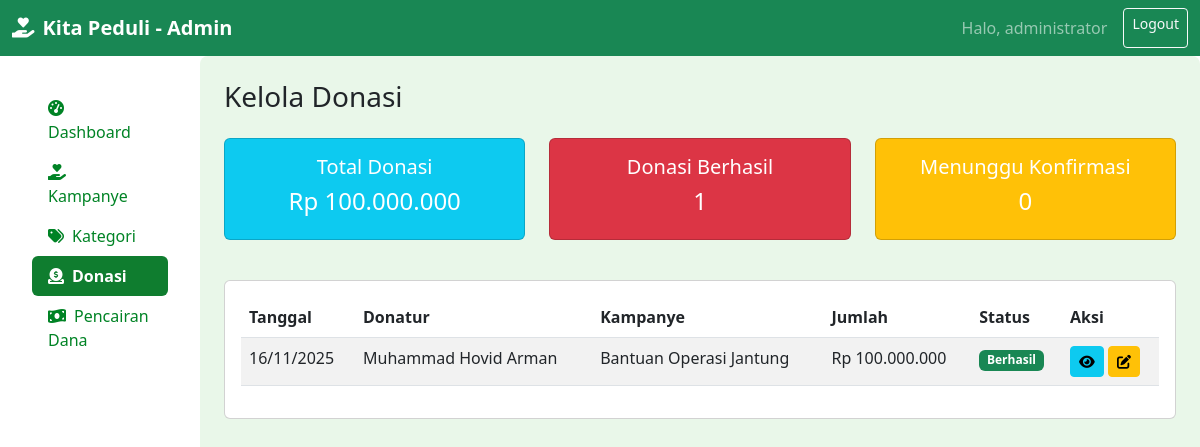
The app's page /admin/donasi.php (signed in) with its own data.
### tables this page shows
CREATE TABLE `donasi` (
  `id_donasi` int(11) NOT NULL,
  `id_kampanye` int(11) NOT NULL,
  `nama_donatur` varchar(100) DEFAULT NULL,
  `email_donatur` varchar(100) DEFAULT NULL,
  `jumlah_donasi` decimal(15,2) NOT NULL,
  `metode_pembayaran` varchar(50) DEFAULT NULL,
  `tanggal_donasi` datetime DEFAULT current_timestamp(),
  `status_pembayaran` enum('Menunggu Konfirmasi','Berhasil','Gagal') DEFAULT 'Menunggu Konfirmasi',
  `pesan_donatur` text DEFAULT NULL
);

CREATE TABLE `kampanye` (
  `id_kampanye` int(11) NOT NULL,
  `id_kategori` int(11) NOT NULL,
  `judul` varchar(255) NOT NULL,
  `deskripsi` text NOT NULL,
  `target_dana` decimal(15,2) NOT NULL,
  `dana_terkumpul` decimal(15,2) DEFAULT 0.00,
  `tanggal_mulai` date DEFAULT NULL,
  `tanggal_akhir` date DEFAULT NULL,
  `foto_utama` varchar(255) DEFAULT NULL,
  `status_kampanye` enum('Aktif','Selesai','Dihentikan') DEFAULT 'Aktif',
  `gambar` varchar(255) DEFAULT NULL
);

### admin/donasi.php (the view, shortened to what this page needs)
<?php
include '../config/koneksi.php';
$donasi = mysqli_query($conn, "SELECT d.*, k.judul FROM donasi d JOIN kampanye k ON d.id_kampanye=k.id_kampanye ORDER BY d.tanggal_donasi DESC");
$total_donasi = mysqli_fetch_assoc(mysqli_query($conn, "SELECT SUM(jumlah_donasi) as total FROM donasi WHERE status_pembayaran='Berhasil'"))['total'];
$donasi_menunggu = mysqli_fetch_assoc(mysqli_query($conn, "SELECT COUNT(*) as total FROM donasi WHERE status_pembayaran='Menunggu Konfirmasi'"))['total'];
$donasi_berhasil = mysqli_fetch_assoc(mysqli_query($conn, "SELECT COUNT(*) as total FROM donasi WHERE status_pembayaran='Berhasil'"))['total'];
?>
<!DOCTYPE html>
<html lang="id">
<head>
    <link rel="stylesheet" href="../assets/css/style.css">
    <link href="https://cdn.jsdelivr.net/npm/bootstrap@5.3.0/dist/css/bootstrap.min.css" rel="stylesheet">
    <link href="https://cdnjs.cloudflare.com/ajax/libs/font-awesome/6.0.0/css/all.min.css" rel="stylesheet">
</head>
<body>
    <nav class="navbar navbar-dark bg-success">
        <div class="container-fluid">
            <a class="navbar-brand fw-bold" href="dashboard.php">
                <i class="fas fa-hand-holding-heart me-2"></i>Kita Peduli - Admin
            </a>
            <div class="d-flex">
                <span class="navbar-text me-3">
                    Halo, <?php echo $_SESSION['admin']['nama_lengkap']; ?>
                </span>
                <a href="logout.php" class="btn btn-outline-light btn-sm">Logout</a>
            </div>
        </div>
    </nav>
    <div class="container-fluid">
        <div class="row">
        <div class="col-md-3 col-lg-2 sidebar-green p-3">
                <div class="d-flex flex-column flex-shrink-0 p-3">
                    <ul class="nav nav-pills flex-column mb-auto">
                        <li class="nav-item">
                            <a href="dashboard.php" class="nav-link">
                                <i class="fas fa-tachometer-alt me-2"></i>Dashboard
                            </a>
                        </li>
                        <li>
                            <a href="kampanye.php" class="nav-link">
                                <i class="fas fa-hand-holding-heart me-2"></i>Kampanye
                            </a>
                        </li>
                        <li>
                            <a href="kategori.php" class="nav-link">
                                <i class="fas fa-tags me-2"></i>Kategori
                            </a>
                        </li>
                        <li>
                            <a href="donasi.php" class="nav-link active">
                                <i class="fas fa-donate me-2"></i>Donasi
                            </a>
                        </li>
                        <li>
                            <a href="pencairan.php" class="nav-link">
                                <i class="fas fa-money-bill-wave me-2"></i>Pencairan Dana
                            </a>
                        </li>
                    </ul>
                </div>
            </div>
            <main class="col-md-9 col-lg-10 px-4 py-4 dashboard-bg">
                <h2 class="h3 mb-4">Kelola Donasi</h2>
                <div class="row mb-4">
                    <div class="col-md-4 mb-3">
                        <div class="card bg-info text-white">
                            <div class="card-body text-center">
                                <h5>Total Donasi</h5>
                                <h4>Rp <?php echo number_format($total_donasi ?: 0, 0, ',', '.'); ?></h4>
                            </div>
                        </div>
                    </div>
                    <div class="col-md-4 mb-3">
                        <div class="card bg-danger text-white">
                            <div class="card-body text-center">
                                <h5>Donasi Berhasil</h5>
                                <h4><?php echo $donasi_berhasil; ?></h4>
                            </div>
                        </div>
                    </div>
                    <div class="col-md-4 mb-3">
                        <div class="card bg-warning text-white">
                            <div class="card-body text-center">
                                <h5>Menunggu Konfirmasi</h5>
                                <h4><?php echo $donasi_menunggu; ?></h4>
                            </div>
                        </div>
                    </div>
                </div>
                <div class="card">
                    <div class="card-body">
                        <div class="table-responsive">
                            <table class="table table-striped">
                                <thead>
                                    <tr>
                                        <th>Tanggal</th>
                                        <th>Donatur</th>
                                        <th>Kampanye</th>
                                        <th>Jumlah</th>
                                        <th>Status</th>
                                        <th>Aksi</th>
                                    </tr>
                                </thead>
                                <tbody>
                                    <?php while ($row = mysqli_fetch_assoc($donasi)):
                                        $status_color = [
                                            'Berhasil' => 'success',
                                            'Gagal' => 'danger',
                                            'Menunggu Konfirmasi' => 'warning'
                                        ][$row['status_pembayaran']];
                                    ?>
                                    <tr>
                                        <td><?php echo date('d/m/Y', strtotime($row['tanggal_donasi'])); ?></td>
                                        <td><?php echo $row['nama_donatur']; ?></td>
                                        <td><?php echo $row['judul']; ?></td>
                                        <td>Rp <?php echo number_format($row['jumlah_donasi'], 0, ',', '.'); ?></td>
                                        <td><span class="badge bg-<?php echo $status_color; ?>"><?php echo $row['status_pembayaran']; ?></span></td>
                                        <td>
                                            <button class="btn btn-sm btn-info" data-bs-toggle="modal" data-bs-target="#detailModal<?php echo $row['id_donasi']; ?>">
                                                <i class="fas fa-eye"></i>
                                            </button>
                                            <button class="btn btn-sm btn-warning" data-bs-toggle="modal" data-bs-target="#statusModal<?php echo $row['id_donasi']; ?>">
                                                <i class="fas fa-edit"></i>
                                            </button>
                                        </td>
                                    </tr>
                                    <?php endwhile; ?>
                                </tbody>
                            </table>
                        </div>
                    </div>
                </div>
            </main>
        </div>
    </div>
</body>
</html>

### assets/css/style.css (style rules this page uses)
:root { --primary-color: #148f0f; --secondary-color: #adcc93ff; --accent-color: #0ec108; --text-primary: #136004ff; --bg-light-top: #ffffffff; --bg-light-bottom: #e9f9e8; --bg-section: #e9f9e8; --bg-program: #e9f9e8; }
.dashboard-bg { background-color: #e9f7e9; min-height: 100vh; border-radius: 8px; padding: 20px; }
.sidebar-green .nav-link { color: #008325 !important; }
.sidebar-green .nav-link.active { background-color: #0f7d2f !important; color: #ffffff !important; border-radius: 6px; font-weight: 600; }
body { background-color: #e9f9e8; }

### records on screen
donasi: tanggal_donasi "16/11/2025", nama_donatur "Muhammad Hovid Arman", id_kampanye.judul "Bantuan Operasi Jantung", jumlah_donasi "100.000.000", status_pembayaran "Berhasil"

### other values on screen
$_SESSION['admin']['nama_lengkap'] "administrator"
$total_donasi ?: 0 "100.000.000"
$donasi_berhasil "1"
$donasi_menunggu "0"
